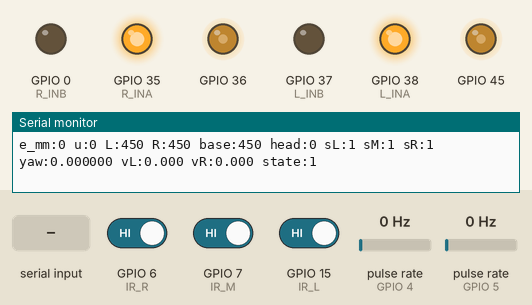
This sketch was run on a simulated ESP32-S3. On the bench: output pins drawn as LEDs (lit = HIGH), the last lines printed to the serial monitor. Wiring (inferred from the names in the program): 2 × pulse sensor: data GPIO 4 / data GPIO 5. Inputs (shaded band) come from the test bench; at power-on: GPIO 6 (IR_R) HIGH, GPIO 7 (IR_M) HIGH, GPIO 15 (IR_L) HIGH, pulse rate (sensors on GPIO 4, GPIO 5) 0 Hz.

Above: at 0.4 s.
At 1.4 s:
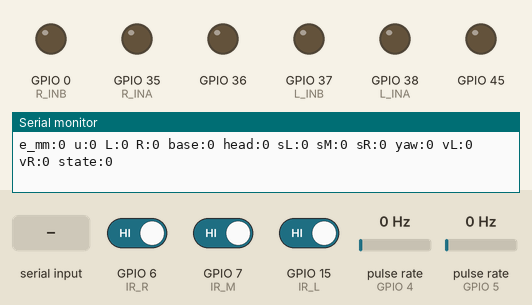
1.5 s: "kp 1\n" received over Serial
3.0 s: "90 45 200\n" received over Serial
Timing chart, 0 to 6.0 s (numbered marks = the images above; inputs shaded):
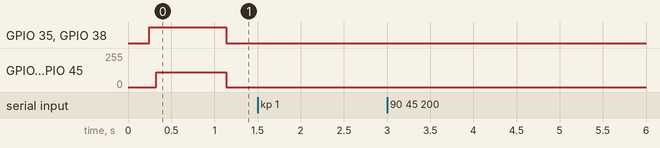

The sketch:

UP_CODE.ino
```cpp
#include <Arduino.h>
#include <esp_arduino_version.h>

// ======================================================
// ESP32-S3 Line Follower + Heading Hold + Cross-Line STOP
// - 3x Digital IR sensors: LOW on BLACK (your case)
// - Encoder-based heading hold on straight segments
// - Cross-line (111 for N ms) -> STOP state
// - Serial Plotter output + Live tuning commands
//
// NOTE (HARDWARE): You are using strap pins GPIO0 and GPIO45.
//  - R_INB = GPIO0  (strap pin)
//  - R_PWM = GPIO45 (strap pin)
// If boot/upload problems occur, move these wires to safe GPIOs.
// ======================================================

// ======================================================
// 1) TYPES (must be at top)
// ======================================================
struct LineReading {
  uint8_t bL, bM, bR;   // 1=black, 0=white
  float   err_m;        // lateral error (m): -left, +right
  bool    seen;         // any sensor sees line
};

struct WheelSpeed {
  int32_t dL, dR;       // pulses in this loop period
  float   vL_mps, vR_mps;
};

// ======================================================
// 2) PIN DEFINITIONS (yours)
// ======================================================
// LEFT WHEEL
static const int L_INA = 38;
static const int L_INB = 37;
static const int L_PWM = 36;
static const int ENC_L = 4;

// RIGHT WHEEL
static const int R_INA = 35;
static const int R_INB = 0;     // strap pin
static const int R_PWM = 45;    // strap pin
static const int ENC_R = 5;

// IR SENSORS (digital)
static const int IR_L  = 15;
static const int IR_M  = 7;
static const int IR_R  = 6;

// ======================================================
// 3) ROBOT PARAMETERS (yours)
// ======================================================
static const float WHEEL_DIAM_M = 0.137f;
static const float ENC_PPR      = 460.0f;  // pulses per wheel revolution (your stated)
static const float WHEEL_CIRC_M = 3.1415926f * WHEEL_DIAM_M;
static const float M_PER_PULSE  = WHEEL_CIRC_M / ENC_PPR;

static const float WHEEL_BASE_M = 0.450f;  // 450mm (wheel distance)
static const float SENSOR_HALF_SPACING_M = 0.05f; // center -> left/right = 5cm

// ======================================================
// 4) LOOP TIMING
// ======================================================
static const uint32_t LOOP_HZ    = 200;
static const uint32_t LOOP_DT_US = 1000000UL / LOOP_HZ;

// ======================================================
// 5) IR SENSOR LOGIC (YOU CONFIRMED: LOW on BLACK)
// ======================================================
static const bool IR_BLACK_IS_LOW = false;  // your sensors

static inline uint8_t readBlackDigital(int pin) {
  int v = digitalRead(pin);
  return (IR_BLACK_IS_LOW) ? (v == LOW) : (v == HIGH);
}

// ======================================================
// 6) PWM (LEDC) - ESP32 core v2.x and v3.x compatible
// ======================================================
static const uint32_t PWM_FREQ_HZ = 20000;
static const uint8_t  PWM_RES_BITS = 10;             // 0..1023
static const int      PWM_MAX = (1 << PWM_RES_BITS) - 1;

static const int CH_L = 0;
static const int CH_R = 1;

static inline bool pwmAttach(int pin, int ch, uint32_t freq, uint8_t res) {
#if defined(ESP_ARDUINO_VERSION_MAJOR) && (ESP_ARDUINO_VERSION_MAJOR >= 3)
  return ledcAttachChannel((uint8_t)pin, freq, res, (int8_t)ch);
#else
  ledcSetup(ch, freq, res);
  ledcAttachPin(pin, ch);
  return true;
#endif
}

static inline void pwmWriteCh(int ch, uint32_t duty) {
#if defined(ESP_ARDUINO_VERSION_MAJOR) && (ESP_ARDUINO_VERSION_MAJOR >= 3)
  ledcWriteChannel((uint8_t)ch, duty);
#else
  ledcWrite(ch, duty);
#endif
}

// ======================================================
// 7) CONTROL CONFIG (LIVE TUNING)
// ======================================================
// Line PID (start conservative; sensors are far behind axle)
static float Kp = 1.5f;
static float Ki = 0.0f;     // strongly recommended 0 initially
static float Kd = 0.25f;

// Base speed and limits (10-bit)
static int BASE_PWM   = 450;
static int TURN_LIMIT = 500;
static int SLEW_STEP  = 40;      // bigger = faster reaction
static int RECOVER_PWM = 340;

// Steering sign (flip if turns wrong)
static int STEER_SIGN = +1;

// Heading-hold (encoder) gain (tune)
// yawErr_m = (dR - dL)*M_PER_PULSE  (meters per loop)
// head_u = Kh * yawErr_m  -> PWM-like
static float Kh = 60000.0f;      // heading hold gain
static float Khd = 0.0f;         // optional heading derivative gain
static float eStraight_m = 0.010f; // only apply heading hold when |e| < 10mm

// Cross-line detection: require 111 held for N ms to stop
static uint32_t CROSS_HOLD_MS = 120;  // 80..200ms typical
static uint32_t CROSS_ARM_MS  = 800;  // ignore cross detection for first 0.8s after start/go

// ======================================================
// 8) ENCODERS
// ======================================================
volatile int32_t encL = 0;
volatile int32_t encR = 0;
void IRAM_ATTR isrEncL() { encL++; }
void IRAM_ATTR isrEncR() { encR++; }

// ======================================================
// 9) UTIL
// ======================================================
static inline int clampi(int x, int lo, int hi) {
  if (x < lo) return lo;
  if (x > hi) return hi;
  return x;
}

static inline int slew(int cur, int tgt, int step) {
  if (tgt > cur) return (tgt - cur > step) ? (cur + step) : tgt;
  if (tgt < cur) return (cur - tgt > step) ? (cur - step) : tgt;
  return cur;
}

// ======================================================
// 10) MOTOR CONTROL
// ======================================================
static inline void setMotor(int ina, int inb, int pwmCh, int speedCmd) {
  speedCmd = clampi(speedCmd, -PWM_MAX, PWM_MAX);

  if (speedCmd >= 0) {
    digitalWrite(ina, HIGH);
    digitalWrite(inb, LOW);
    pwmWriteCh(pwmCh, (uint32_t)speedCmd);
  } else {
    digitalWrite(ina, LOW);
    digitalWrite(inb, HIGH);
    pwmWriteCh(pwmCh, (uint32_t)(-speedCmd));
  }
}

static inline void stopMotors() {
  digitalWrite(L_INA, LOW); digitalWrite(L_INB, LOW); pwmWriteCh(CH_L, 0);
  digitalWrite(R_INA, LOW); digitalWrite(R_INB, LOW); pwmWriteCh(CH_R, 0);
}

// ======================================================
// 11) LINE READING (weighted average error in meters)
// ======================================================
static int lastTurnDir = 0; // -1 left, +1 right

static LineReading readLine() {
  LineReading lr;
  lr.bL = readBlackDigital(IR_L);
  lr.bM = readBlackDigital(IR_M);
  lr.bR = readBlackDigital(IR_R);

  int sum = lr.bL + lr.bM + lr.bR;
  lr.seen = (sum != 0);

  if (!lr.seen) {
    lr.err_m = 0.0f;
    return lr;
  }

  // 111 => treat as centered (also used for cross detection separately)
  if (sum == 3) {
    lr.err_m = 0.0f;
    return lr;
  }

  // Weighted average: L=-0.05, M=0, R=+0.05
  float num = 0.0f;
  if (lr.bL) num += -SENSOR_HALF_SPACING_M;
  if (lr.bR) num +=  SENSOR_HALF_SPACING_M;

  lr.err_m = num / (float)sum;

  if (lr.err_m < -0.001f) lastTurnDir = -1;
  else if (lr.err_m >  0.001f) lastTurnDir = +1;

  return lr;
}

// ======================================================
// 12) SPEED ESTIMATION (debug + heading hold)
// ======================================================
static WheelSpeed estimateSpeed(int32_t &prevL, int32_t &prevR) {
  WheelSpeed ws;
  int32_t lNow, rNow;
  noInterrupts();
  lNow = encL; rNow = encR;
  interrupts();

  ws.dL = lNow - prevL;
  ws.dR = rNow - prevR;
  prevL = lNow;
  prevR = rNow;

  float dt = 1.0f / (float)LOOP_HZ;
  ws.vL_mps = (float)ws.dL * M_PER_PULSE / dt;
  ws.vR_mps = (float)ws.dR * M_PER_PULSE / dt;
  return ws;
}

// ======================================================
// 13) RUN STATE (FOLLOW / STOPPED)
// ======================================================
enum RunState { FOLLOW, STOPPED };
static RunState state = FOLLOW;

static uint32_t crossStartMs = 0;
static uint32_t runArmedAtMs = 0; // for CROSS_ARM_MS

// ======================================================
// 14) LIVE TUNING via Serial Monitor
// Commands (send with newline):
//   kp 2.0
//   ki 0
//   kd 0.30
//   base 450
//   turn 500
//   slew 60
//   sign -1
//   rec 340
//   kh 60000
//   khd 0
//   estr 0.010
//   cross 120
//   arm 800
//   go      (resume after STOP)
//   stop    (force stop)
//   zeroI   (reset integrator)
//   show
// ======================================================
static float lastYawErr_m = 0.0f;

static void printParams() {
  Serial.println("=== PARAMS ===");
  Serial.print("Kp="); Serial.println(Kp, 6);
  Serial.print("Ki="); Serial.println(Ki, 6);
  Serial.print("Kd="); Serial.println(Kd, 6);
  Serial.print("BASE_PWM="); Serial.println(BASE_PWM);
  Serial.print("TURN_LIMIT="); Serial.println(TURN_LIMIT);
  Serial.print("SLEW_STEP="); Serial.println(SLEW_STEP);
  Serial.print("STEER_SIGN="); Serial.println(STEER_SIGN);
  Serial.print("RECOVER_PWM="); Serial.println(RECOVER_PWM);
  Serial.print("Kh="); Serial.println(Kh, 3);
  Serial.print("Khd="); Serial.println(Khd, 3);
  Serial.print("eStraight_m="); Serial.println(eStraight_m, 6);
  Serial.print("CROSS_HOLD_MS="); Serial.println(CROSS_HOLD_MS);
  Serial.print("CROSS_ARM_MS="); Serial.println(CROSS_ARM_MS);
  Serial.print("STATE="); Serial.println(state == FOLLOW ? "FOLLOW" : "STOPPED");
  Serial.println("=============");
}

static void handleSerialTuning() {
  if (!Serial.available()) return;

  String line = Serial.readStringUntil('\n');
  line.trim();
  if (line.length() == 0) return;

  int sp = line.indexOf(' ');
  String cmd = (sp < 0) ? line : line.substring(0, sp);
  String val = (sp < 0) ? ""   : line.substring(sp + 1);
  cmd.toLowerCase(); val.trim();

  if (cmd == "kp") { Kp = val.toFloat(); printParams(); }
  else if (cmd == "ki") { Ki = val.toFloat(); printParams(); }
  else if (cmd == "kd") { Kd = val.toFloat(); printParams(); }
  else if (cmd == "base") { BASE_PWM = clampi(val.toInt(), 0, PWM_MAX); printParams(); }
  else if (cmd == "turn") { TURN_LIMIT = clampi(val.toInt(), 0, PWM_MAX); printParams(); }
  else if (cmd == "slew") { SLEW_STEP = clampi(val.toInt(), 1, 400); printParams(); }
  else if (cmd == "sign") { STEER_SIGN = (val.toInt() >= 0) ? +1 : -1; printParams(); }
  else if (cmd == "rec") { RECOVER_PWM = clampi(val.toInt(), 0, PWM_MAX); printParams(); }
  else if (cmd == "kh") { Kh = val.toFloat(); printParams(); }
  else if (cmd == "khd") { Khd = val.toFloat(); printParams(); }
  else if (cmd == "go") {
    state = FOLLOW;
    crossStartMs = 0;
    runArmedAtMs = millis();
    Serial.println("GO -> FOLLOW");
    printParams();
  }
  else if (cmd == "stop") {
    state = STOPPED;
    stopMotors();
    Serial.println("STOP -> STOPPED");
    printParams();
  }
  else if (cmd == "zeroi") {
    // reset integrators/history
    lastYawErr_m = 0.0f;
    Serial.println("Integrator reset (I and heading history).");
  }
  else if (cmd == "show") { printParams(); }
  else {
    Serial.println("Unknown cmd. Use: kp ki kd base turn slew sign rec kh khd estr cross arm go stop zeroI show");
  }
}

// ======================================================
// 15) CONTROL STATE (PID)
// ======================================================
static float iErr = 0.0f;
static float ePrev = 0.0f;
static int cmdL = 0, cmdR = 0;

// ======================================================
// 16) SETUP
// ======================================================
void setup() {
  Serial.begin(115200);
  delay(200);

  // Motor pins
  pinMode(L_INA, OUTPUT);
  pinMode(L_INB, OUTPUT);
  pinMode(R_INA, OUTPUT);

  // Strap pin handling for GPIO0
  pinMode(R_INB, INPUT_PULLUP);
  delay(10);
  pinMode(R_INB, OUTPUT);
  digitalWrite(R_INB, HIGH);

  // IR sensors (digital, LOW on black)
  pinMode(IR_L, INPUT_PULLUP);
  pinMode(IR_M, INPUT_PULLUP);
  pinMode(IR_R, INPUT_PULLUP);

  // PWM attach
  pwmAttach(L_PWM, CH_L, PWM_FREQ_HZ, PWM_RES_BITS);
  pwmAttach(R_PWM, CH_R, PWM_FREQ_HZ, PWM_RES_BITS);
  pwmWriteCh(CH_L, 0);
  pwmWriteCh(CH_R, 0);

  // Encoders
  pinMode(ENC_L, INPUT_PULLUP);
  pinMode(ENC_R, INPUT_PULLUP);
  attachInterrupt(digitalPinToInterrupt(ENC_L), isrEncL, RISING);
  attachInterrupt(digitalPinToInterrupt(ENC_R), isrEncR, RISING);

  stopMotors();

  state = FOLLOW;
  runArmedAtMs = millis();

  printParams();

  Serial.println("READY. Use Serial Plotter: e_mm u L R base head sL sM sR yaw vL vR state");
  Serial.println("Tuning cmds: kp/ki/kd/base/turn/slew/sign/rec/kh/khd/estr/cross/arm/go/stop/zeroI/show");
}

// ======================================================
// 17) LOOP
// ======================================================
void loop() {
  handleSerialTuning();

  // STOPPED state: keep motors off, still stream plotter lines
  if (state == STOPPED) {
    stopMotors();
    // Plotter output
    Serial.print("e_mm:0 u:0 L:0 R:0 base:0 head:0 sL:0 sM:0 sR:0 yaw:0 vL:0 vR:0 state:0\n");
    delay(20);
    return;
  }

  // fixed-rate loop
  static uint32_t tPrev = micros();
  uint32_t now = micros();
  if ((uint32_t)(now - tPrev) < LOOP_DT_US) return;
  tPrev += LOOP_DT_US;

  // Read line
  LineReading lr = readLine();

  // Speed (debug + heading)
  static int32_t pL = 0, pR = 0;
  WheelSpeed ws = estimateSpeed(pL, pR);

  // ======================================================
  // CROSS-LINE DETECTION: require 111 for CROSS_HOLD_MS
  // - Only after CROSS_ARM_MS from "go/start"
  // ======================================================
  bool allBlack = (lr.bL && lr.bM && lr.bR);
  bool armed = (millis() - runArmedAtMs >= CROSS_ARM_MS);

  if (armed && allBlack) {
    if (crossStartMs == 0) crossStartMs = millis();
    if (millis() - crossStartMs >= CROSS_HOLD_MS) {
      stopMotors();
      state = STOPPED;
      Serial.println("CROSS DETECTED -> STOPPED (send 'go' to continue)");
      return;
    }
  } else {
    crossStartMs = 0;
  }

  // ======================================================
  // Lost line -> recovery spin + reset integrator (anti-windup)
  // ======================================================
  if (!lr.seen) {
    // reset I to avoid windup when blind
    iErr = 0.0f;
    ePrev = 0.0f;

    if (lastTurnDir == 0) lastTurnDir = +1;
    cmdL = -RECOVER_PWM * lastTurnDir;
    cmdR = +RECOVER_PWM * lastTurnDir;

    setMotor(L_INA, L_INB, CH_L, cmdL);
    setMotor(R_INA, R_INB, CH_R, cmdR);

    // Plotter output
    Serial.print("e_mm:0 u:0 L:");   Serial.print(cmdL);
    Serial.print(" R:");            Serial.print(cmdR);
    Serial.print(" base:0 head:0 ");
    Serial.print("sL:");           Serial.print(lr.bL);
    Serial.print(" sM:");          Serial.print(lr.bM);
    Serial.print(" sR:");          Serial.print(lr.bR);
    Serial.print(" yaw:0");
    Serial.print(" vL:");          Serial.print(ws.vL_mps, 3);
    Serial.print(" vR:");          Serial.print(ws.vR_mps, 3);
    Serial.print(" state:1\n");
    return;
  }

  // ======================================================
  // LINE PID (fixed dt)
  // ======================================================
  float dt = 1.0f / (float)LOOP_HZ;
  float e  = lr.err_m;

  iErr += e * dt;
  iErr = constrain(iErr, -0.20f, 0.20f);

  float de = (e - ePrev) / dt;
  ePrev = e;

  float uLine = (Kp * e) + (Ki * iErr) + (Kd * de);

  // meters -> PWM scaling
  int turnLine = (int)(uLine * 5000.0f);
  turnLine = clampi(turnLine, -TURN_LIMIT, TURN_LIMIT);

  // ======================================================
  // HEADING HOLD (ENCODER) on straight segments only
  // yawErr_m = (dR - dL) * M_PER_PULSE
  // ======================================================
  float yawErr_m = (float)(ws.dR - ws.dL) * M_PER_PULSE;
  float dyaw = (yawErr_m - lastYawErr_m) / dt;
  lastYawErr_m = yawErr_m;

  int headTurn = 0;
  if (fabs(e) < eStraight_m) {
    float uHead = (Kh * yawErr_m) + (Khd * dyaw);
    headTurn = (int)uHead;
    headTurn = clampi(headTurn, -TURN_LIMIT, TURN_LIMIT);
  }

  // Total turn
  int turn = (turnLine + headTurn) * STEER_SIGN;
  turn = clampi(turn, -TURN_LIMIT, TURN_LIMIT);

  // Speed reduce on large turns
  int base = BASE_PWM - (abs(turn) / 2);
  base = clampi(base, 200, BASE_PWM);

  int tgtL = clampi(base - turn, -PWM_MAX, PWM_MAX);
  int tgtR = clampi(base + turn, -PWM_MAX, PWM_MAX);

  // Slew limit (reaction speed)
  cmdL = slew(cmdL, tgtL, SLEW_STEP);
  cmdR = slew(cmdR, tgtR, SLEW_STEP);

  // Apply motors
  setMotor(L_INA, L_INB, CH_L, cmdL);
  setMotor(R_INA, R_INB, CH_R, cmdR);

  // ======================================================
  // SERIAL PLOTTER OUTPUT
  // Tools -> Serial Plotter
  // ======================================================
  Serial.print("e_mm:");  Serial.print((int)(e * 1000.0f));
  Serial.print(" u:");    Serial.print(turn);
  Serial.print(" L:");    Serial.print(cmdL);
  Serial.print(" R:");    Serial.print(cmdR);
  Serial.print(" base:"); Serial.print(base);
  Serial.print(" head:"); Serial.print(headTurn);
  Serial.print(" sL:");   Serial.print(lr.bL);
  Serial.print(" sM:");   Serial.print(lr.bM);
  Serial.print(" sR:");   Serial.print(lr.bR);
  Serial.print(" yaw:");  Serial.print(yawErr_m, 6);
  Serial.print(" vL:");   Serial.print(ws.vL_mps, 3);
  Serial.print(" vR:");   Serial.print(ws.vR_mps, 3);
  Serial.print(" state:1\n"); // 1=FOLLOW, 0=STOPPED (plotter-д амар)
}
```
